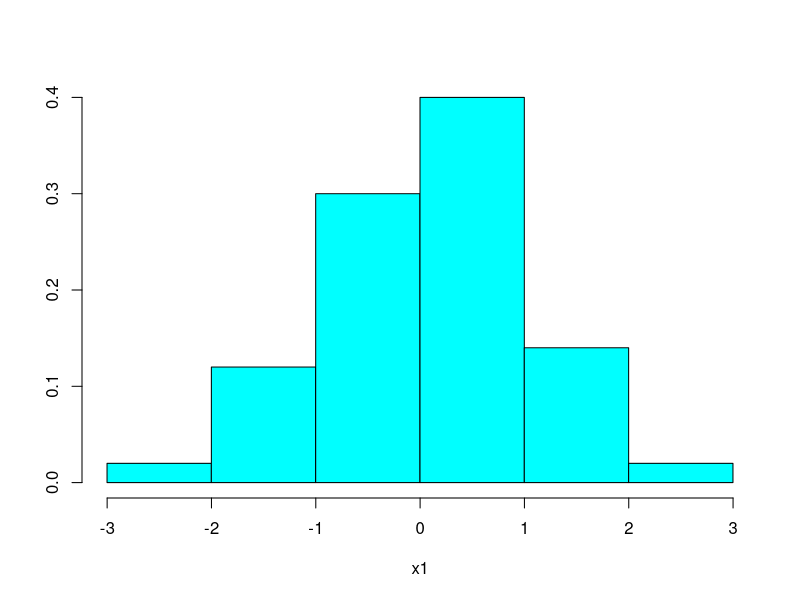
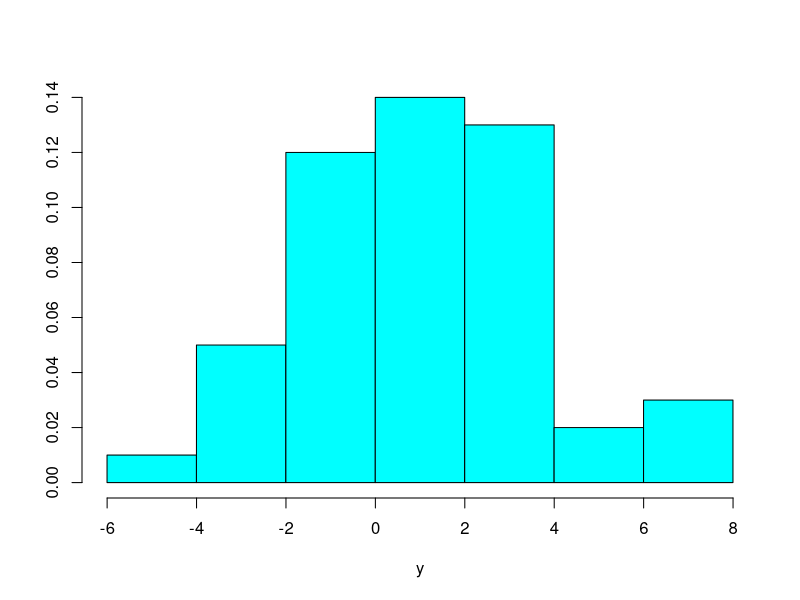
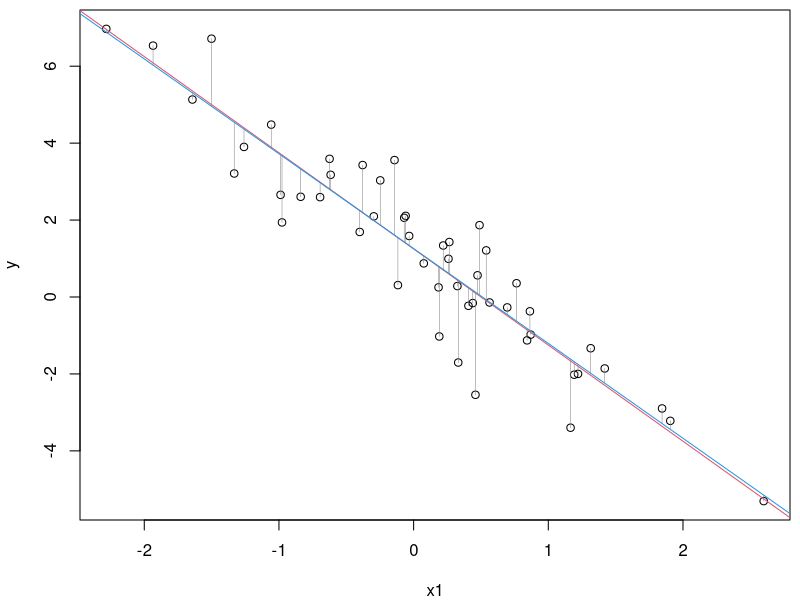
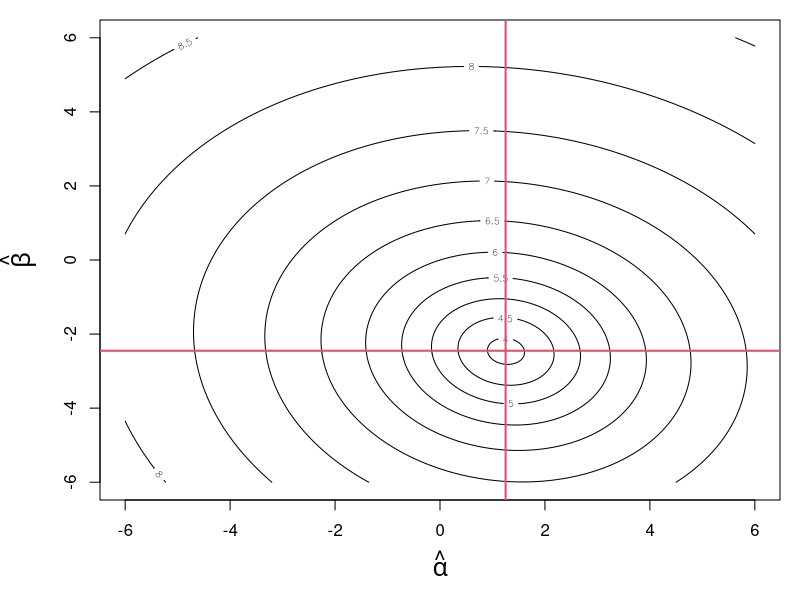
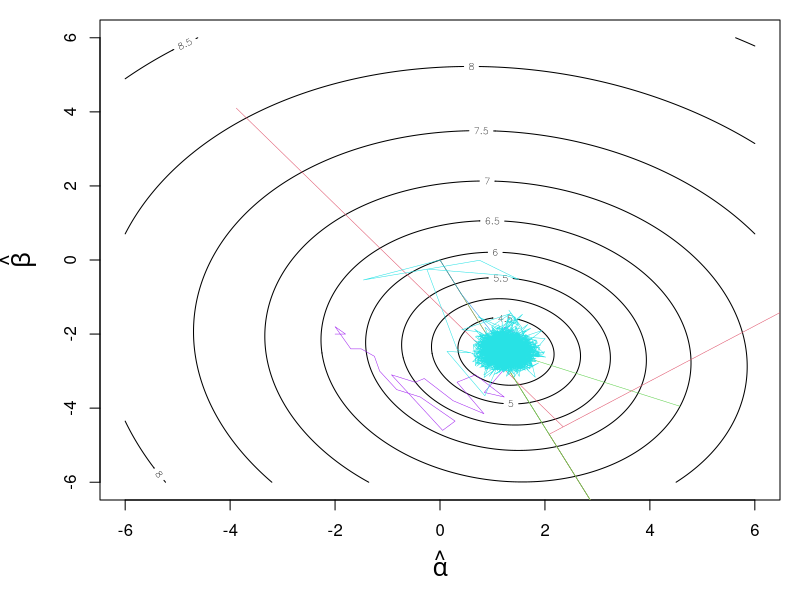
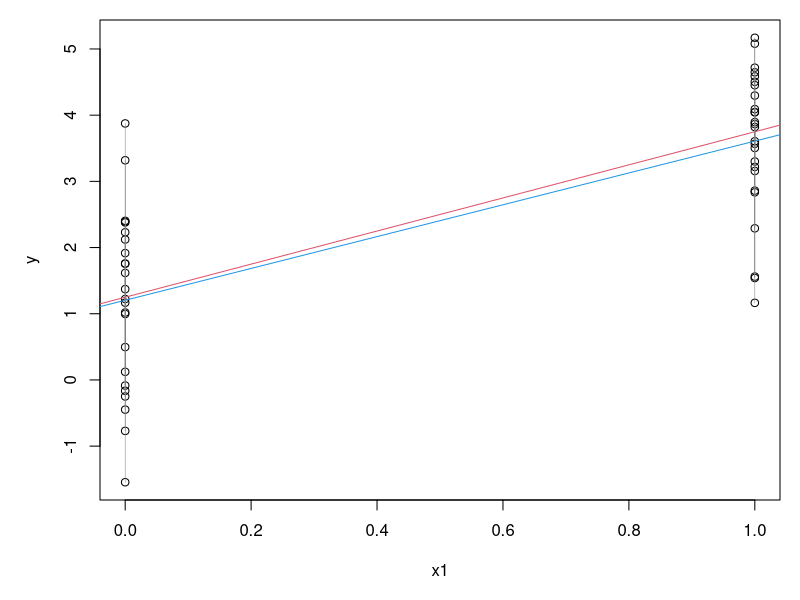
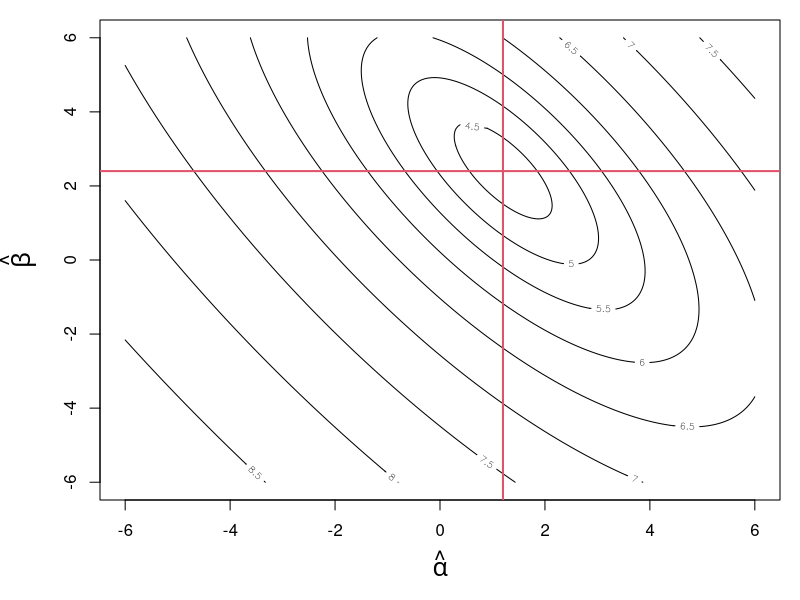
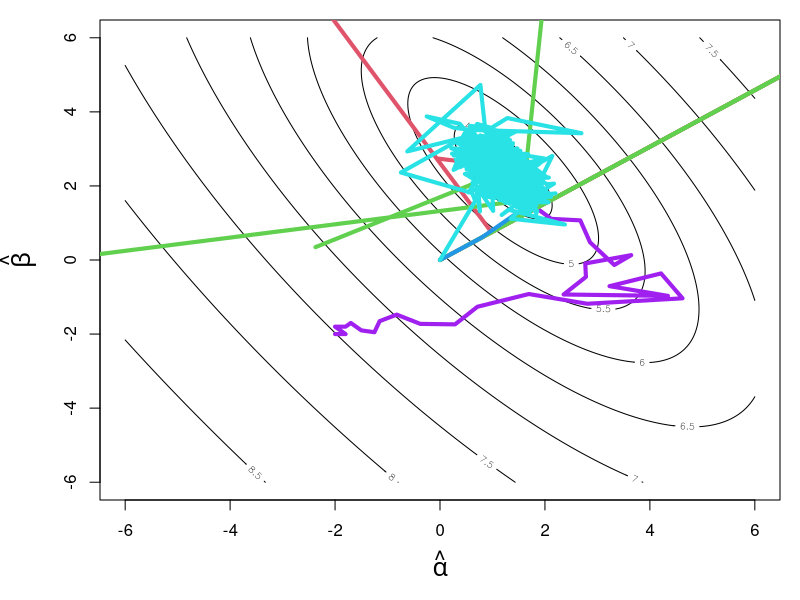

R code for these plots, in order:
## R_Demo_Simulation_Learning_Estimate_linear_model.R
##########################################################################
## INSTRUCTOR: Christopher Fariss
## COURSE NAME: Programming and Simulation Methods for Computational Social Science (2W)
## University of Essex Summer School 2023
##
## Date: 2024-07-22
##
## Please e-mail me if you find any errors or have and suggestions (either email is fine)
## e-mail: cjf0006@gmail.com
## e-mail: cjfariss@umich.edu
##########################################################################
##
## Introduction to tutorial:
##
##########################################################################
## Introduction to tutorial:
##
## For this R tutorial, we will learn how:
##
## (1) Simulates two variable OLS regression in R.
## (2) Find the coordinates of the best estimates using the a "brute force" method.
## (3) Find the best estimates using the linear model lm() function.
## (4) Matrix algebra
## (5) Find the best estimates using a user defined function which is passed to the optim function
## (6) Visualize the results using the contour plot function from the graphics library
## (7) Simulate the model where the independent variable x is continuous and binary
##
##########################################################################

## install the library if necessary
## install.packages(c("graphics", "mvtnorm"))

## load necessary libraries
library(graphics)
library(mvtnorm)


##########################################################################
## when x1 (independent variable) is continuous and y (dependent variable) is continuous
##########################################################################

## generate simulated vales
n <- 50
x1 <- rnorm(n,0,1)

MASS::truehist(x1)

## make design matrix
X <- cbind(1, x1)

head(X)

k <- ncol(X)

# select true population parameters
alpha <- 1.250000
beta <- -2.500000

# generate y with error
error_term <- rnorm(n)
summary(error_term)

y <- alpha * X[,1] + beta * X[,2] + error_term

summary(y)

MASS::truehist(y)

## plot the x1 and y variable in 2D euclidean space
par(mfrow=c(1,1), mar=c(4,4,.5,.5))
plot(x1, y)
abline(a=alpha, b=beta, col=2)

## estimate the fit of the linear model
fit <- lm(y ~ x1)
fit

## print the summary for the fit object
summary(fit)

## plot the line of best fit
abline(reg=fit, col=4)

## plot the error lines between the y points and the estimated y_hats (the line of best fit)
for(i in 1:n){
    lines(x=c(x1[i], x1[i]), y=c(fit$coefficients[1]+fit$coefficients[2]*x1[i], y[i]), col=grey(.5), lwd=.5)
}

## use linear algebra to find the Best estimates (this is why we defined X with a column of 1s)
beta_estimate <- solve(t(X) %*% X) %*% t(X)%*%y
beta_estimate

## generate vector of possible values for the parameter estimates of alpha and beta by brute force
alpha.hat <- seq(from=-6,6,.05)
beta.hat <- seq(from=-6,6,.05)

sumsquare <- matrix(NA, nrow=length(alpha.hat), ncol=length(beta.hat))

for(i in 1:length(alpha.hat)){
    for(j in 1:length(beta.hat)){
        y.hat <- alpha.hat[i] * X[,1] + beta.hat[j] * X[,2]
        sumsquare[i,j] <- -sum((y-y.hat)^2)
    }
}

## find the coordinates from the matrix where the minimum of the sum of square residuals resides
coordinates <- which(sumsquare == sumsquare[-sumsquare==min(-sumsquare)], arr.ind = TRUE)
coordinates

## these coordinates match the best estimates of the alpha and beta parameters
par <- c(alpha.hat[coordinates[1]], beta.hat[coordinates[2]])
par # notice that these estimates are much less precise than the estimates obtained below

## counter plot from the brute force method (logged for visualization)
par(mar=c(5,5,1,1))
contour(alpha.hat,beta.hat,log(-sumsquare), xlab=expression(hat(alpha)), ylab=expression(hat(beta)), cex.lab=1.5)
abline(v=par[1], col=2, lwd=2)
abline(h=par[2], col=2, lwd=2)

## generate variables for monitoring the function
eval <- array(dim=c(1000,3))
iter <- 1

# user defined function passed to optim
ols.func <- function(par, X, iterate=TRUE){
    alpha.hat <- par[1]
    beta.hat <- par[2]
    y.hat <- alpha.hat + beta.hat * X[,2]
    #out <- -sum((y-y.hat)^2)
    out <- sum(log(dnorm(y, mean=y.hat, sd=1)))
    
    if(iterate==TRUE){
        eval[iter,1] <<- alpha.hat
        eval[iter,2] <<- beta.hat
        eval[iter,3] <<- out
        iter <<- iter+1
    }
    return(out)
}

## pass function to optim with initial values
optim.out <- optim(par = c(0,0), fn = ols.func, X=X, method="BFGS", control=list(fnscale = -1), hessian = TRUE)
optim.out

## estimate additional quantities of interest
se <- sqrt(diag(solve(-optim.out$hessian))) #calculate standard errors
VCV <- solve(-optim.out$hessian) #compute variance-covariance matrix
se
VCV

## compare with results from the lm function
summary(lm(y~x1))


## plot gradient paths for the following algorithims: "Nelder-Mead", "BGFS", "CG", "L-BFGS-B", "SANN"
eval <- array(dim=c(1500,4))
iter <- 1
optim.out <- optim(par = c(-2,-2), ols.func, X=X, method="Nelder-Mead", control=list(fnscale = -1), hessian = TRUE)
contour(alpha.hat,beta.hat,log(-sumsquare), xlab=expression(hat(alpha)), ylab=expression(hat(beta)), cex.lab=1.5)
lines(eval[1:iter,1], eval[1:iter,2], col="purple", lwd=.5)
optim.out$par
iter

eval <- array(dim=c(1500,4))
iter <- 1
optim.out <- optim(par = c(0,0), ols.func, X=X, method="BFGS", control=list(fnscale = -1), hessian = TRUE)
lines(eval[1:iter,1], eval[1:iter,2], col=2, lwd=.5)
optim.out$par
iter

eval <- array(dim=c(1500,4))
iter <- 1
optim.out <- optim(par = c(0,0), ols.func, X=X, method="CG", control=list(fnscale = -1), hessian = TRUE)
lines(eval[1:iter,1], eval[1:iter,2], col=3, lwd=.5)
optim.out$par
iter

eval <- array(dim=c(1500,4))
iter <- 1
optim.out <- optim(par = c(0,0), ols.func, X=X, method="L-BFGS-B", control=list(fnscale = -1), hessian = TRUE)
lines(eval[1:iter,1], eval[1:iter,2], col=4, lwd=.5)
optim.out$par
iter

eval <- array(dim=c(20000,4))
iter <- 1
optim.out <- optim(par = c(0,0), ols.func, X=X, method="SANN", control=list(fnscale = -1), hessian = TRUE)
lines(eval[1:iter,1], eval[1:iter,2], col=5, lwd=.5)
optim.out$par
iter





##########################################################################
## when x1 (independent variable) is binary and y (dependent variable) is continuous
##########################################################################


## generate simulated vales
n <- 50
x1 <- rbinom(n,size=1,.5)
x1

## make design matrix
X <- cbind(1, x1)

k <- ncol(X)

## select true population parameters
alpha <- 1.250000
beta <- 2.500000

## generate y with error
error_term <- rnorm(n)
y <- alpha * X[,1] + beta * X[,2] + error_term

## plot the x1 and y variable in 2D euclidean space
plot(x1, y)
abline(a=alpha, b=beta, col=2)

## estimate the fit of the linear model
fit <- lm(y~x1)

## print the summary for the fit object
summary(fit)

## plot the line of best fit
abline(reg=fit, col=4)

## plot the error lines between the y points and the estimated y_hats (the line of best fit)
for(i in 1:n){
    lines(x=c(x1[i], x1[i]), y=c(fit$coefficients[1]+fit$coefficients[2]*x1[i], y[i]), col=grey(.5), lwd=.5)
}

## use linear algebra to find the Best estimates (this is why we defined X with a column of 1s)
beta_estimate <- solve(t(X) %*% X) %*% t(X)%*%y
beta_estimate

## what is the beta estimate here? It is also the difference in proportion of y when x==1 and x==0
mean(y[x1==1]) - mean(y[x1==0])

## this is the average of y when x==1
mean(y[x1==1])

## this is the intercept  (the proportion of y when x==0)
mean(y[x1==0])


## generate vector of possible values for the parameter estimates of alpha and beta by brute force
alpha.hat <- seq(from=-6,6,.05)
beta.hat <- seq(from=-6,6,.05)

sumsquare <- matrix(NA, nrow=length(alpha.hat), ncol=length(beta.hat))
for(i in 1:length(alpha.hat)){
    for(j in 1:length(beta.hat)){
        y.hat <- alpha.hat[i] + beta.hat[j] * X[,2]
        sumsquare[i,j] <- -sum((y-y.hat)^2)
    }
}

## find the coordinates from the matrix where the minimum of the sum of square residulas resides
coordinates <- which(sumsquare == sumsquare[-sumsquare==min(-sumsquare)], arr.ind = TRUE)

## these coordinates match the best estimates of the alpha and beta parameters
par <- c(alpha.hat[coordinates[1]], beta.hat[coordinates[2]])
par # notice that these estimates are much less precise than the estiamtes obtained below

## counter plot from the brute force method (logged for visualization)
par(mar=c(5,5,1,1))
contour(alpha.hat,beta.hat,log(-sumsquare), xlab=expression(hat(alpha)), ylab=expression(hat(beta)), cex.lab=1.5)
abline(v=par[1], col=2, lwd=2)
abline(h=par[2], col=2, lwd=2)


## generate variables for monitoring the function
eval <- array(dim=c(1000,3))
iter <- 1

# user defined function passed to optim
## see above

## pass function to optim with initial values
optim.out <- optim(par = c(0,0), ols.func, X=X, method="BFGS", control=list(fnscale = -1), hessian = TRUE)
optim.out

## estiamte additional quantities of interest
se <- sqrt(diag(solve(-optim.out$hessian))) #calculate standard errors
VCV <- solve(-optim.out$hessian) #compute variance-covariance matrix
se
VCV

## compare with results from the lm function
summary(lm(y~x1))


## plot gradient paths for the following algorithims: "Nelder-Mead", "BGFS", "CG", "L-BFGS-B", "SANN"
eval <- array(dim=c(1500,4))
iter <- 1
optim.out <- optim(par = c(-2,-2), ols.func, X=X, method="Nelder-Mead", control=list(fnscale = -1), hessian = TRUE)
contour(alpha.hat,beta.hat,log(-sumsquare), xlab=expression(hat(alpha)), ylab=expression(hat(beta)), cex.lab=1.5)
lines(eval[1:iter,1], eval[1:iter,2], col="purple", lwd=4)
optim.out$par
iter

eval <- array(dim=c(1500,4))
iter <- 1
optim.out <- optim(par = c(0,0), ols.func, X=X, method="BFGS", control=list(fnscale = -1), hessian = TRUE)
lines(eval[1:iter,1], eval[1:iter,2], col=2, lwd=4)
optim.out$par
iter

eval <- array(dim=c(1500,4))
iter <- 1
optim.out <- optim(par = c(0,0), ols.func, X=X, method="CG", control=list(fnscale = -1), hessian = TRUE)
lines(eval[1:iter,1], eval[1:iter,2], col=3, lwd=4)
optim.out$par
iter

eval <- array(dim=c(1500,4))
iter <- 1
optim.out <- optim(par = c(0,0), ols.func, X=X, method="L-BFGS-B", control=list(fnscale = -1), hessian = TRUE)
lines(eval[1:iter,1], eval[1:iter,2], col=4, lwd=4)
optim.out$par
iter

eval <- array(dim=c(20000,4))
iter <- 1
optim.out <- optim(par = c(0,0), ols.func, X=X, method="SANN", control=list(fnscale = -1), hessian = TRUE)
lines(eval[1:iter,1], eval[1:iter,2], col=5, lwd=4)
optim.out$par
iter



